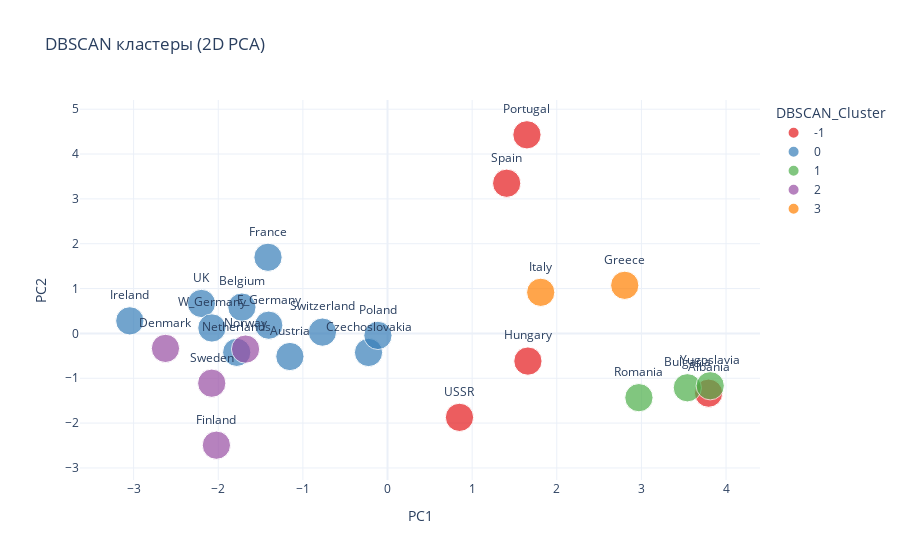

The cell this chart's notebook holds for it:
### Markdown cell above
Визуализируем распределение данных на плоскости (PCA 2D), чтобы увидеть форму данных

### Code cell
drop_cols = [c for c in ['Country', 'DBSCAN_Cluster'] if c in df.columns]
X_scaled = StandardScaler().fit_transform(df.drop(columns=drop_cols, errors='ignore'))

df[['PC1', 'PC2']] = PCA(n_components=2).fit_transform(X_scaled)

color_col = 'DBSCAN_Cluster' if 'DBSCAN_Cluster' in df.columns else None
if color_col:
    df[color_col] = df[color_col].astype(str)

fig = px.scatter(
    df,
    x='PC1', y='PC2',
    color=color_col,
    text='Country',
    size=np.full(len(df), 15),
    title='DBSCAN кластеры (2D PCA)',
    template='plotly_white',
    color_discrete_sequence=px.colors.qualitative.Set1
)

fig.update_traces(textposition='top center')
fig.show()

### Figure 1 — Plotly figure (JSON) as saved in the notebook; plotly's stock layout.template omitted (floating-point values rounded to 4 significant figures)
{"data": [{"hovertemplate": "DBSCAN_Cluster=-1<br>PC1=%{x}<br>PC2=%{y}<br>size=%{marker.size}<br>Country=%{text}<extra></extra>", "legendgroup": "-1", "marker": {"color": "rgb(228,26,28)", "size": [15, 15, 15, 15, 15], "sizemode": "area", "sizeref": 0.0375, "symbol": "circle"}, "mode": "markers+text", "name": "-1", "orientation": "v", "showlegend": true, "text": ["Albania", "Hungary", "Portugal", "Spain", "USSR"], "textposition": "top center", "type": "scatter", "x": [3.794, 1.659, 1.647, 1.408, 0.8504], "xaxis": "x", "y": [-1.333, -0.6174, 4.429, 3.348, -1.872], "yaxis": "y"}, {"hovertemplate": "DBSCAN_Cluster=0<br>PC1=%{x}<br>PC2=%{y}<br>size=%{marker.size}<br>Country=%{text}<extra></extra>", "legendgroup": "0", "marker": {"color": "rgb(55,126,184)", "size": [15, 15, 15, 15, 15, 15, 15, 15, 15, 15, 15], "sizemode": "area", "sizeref": 0.0375, "symbol": "circle"}, "mode": "markers+text", "name": "0", "orientation": "v", "showlegend": true, "text": ["Austria", "Belgium", "Czechoslovakia", "E_Germany", "France", "Ireland", "Netherlands", "Poland", "Switzerland", "UK", "W_Germany"], "textposition": "top center", "type": "scatter", "x": [-1.154, -1.72, -0.2244, -1.403, -1.412, -3.045, -1.782, -0.1134, -0.769, -2.199, -2.075], "xaxis": "x", "y": [-0.5155, 0.587, -0.4251, 0.1831, 1.697, 0.2795, -0.4221, -0.04503, 0.02874, 0.6676, 0.1212], "yaxis": "y"}, {"hovertemplate": "DBSCAN_Cluster=1<br>PC1=%{x}<br>PC2=%{y}<br>size=%{marker.size}<br>Country=%{text}<extra></extra>", "legendgroup": "1", "marker": {"color": "rgb(77,175,74)", "size": [15, 15, 15], "sizemode": "area", "sizeref": 0.0375, "symbol": "circle"}, "mode": "markers+text", "name": "1", "orientation": "v", "showlegend": true, "text": ["Bulgaria", "Romania", "Yugoslavia"], "textposition": "top center", "type": "scatter", "x": [3.543, 2.971, 3.813], "xaxis": "x", "y": [-1.212, -1.433, -1.168], "yaxis": "y"}, {"hovertemplate": "DBSCAN_Cluster=2<br>PC1=%{x}<br>PC2=%{y}<br>size=%{marker.size}<br>Country=%{text}<extra></extra>", "legendgroup": "2", "marker": {"color": "rgb(152,78,163)", "size": [15, 15, 15, 15], "sizemode": "area", "sizeref": 0.0375, "symbol": "circle"}, "mode": "markers+text", "name": "2", "orientation": "v", "showlegend": true, "text": ["Denmark", "Finland", "Norway", "Sweden"], "textposition": "top center", "type": "scatter", "x": [-2.624, -2.022, -1.677, -2.077], "xaxis": "x", "y": [-0.3343, -2.493, -0.35, -1.11], "yaxis": "y"}, {"hovertemplate": "DBSCAN_Cluster=3<br>PC1=%{x}<br>PC2=%{y}<br>size=%{marker.size}<br>Country=%{text}<extra></extra>", "legendgroup": "3", "marker": {"color": "rgb(255,127,0)", "size": [15, 15], "sizemode": "area", "sizeref": 0.0375, "symbol": "circle"}, "mode": "markers+text", "name": "3", "orientation": "v", "showlegend": true, "text": ["Greece", "Italy"], "textposition": "top center", "type": "scatter", "x": [2.803, 1.81], "xaxis": "x", "y": [1.073, 0.9162], "yaxis": "y"}], "layout": {"legend": {"itemsizing": "constant", "title": {"text": "DBSCAN_Cluster"}, "tracegroupgap": 0}, "title": {"text": "DBSCAN кластеры (2D PCA)"}, "xaxis": {"anchor": "y", "domain": [0, 1], "title": {"text": "PC1"}}, "yaxis": {"anchor": "x", "domain": [0, 1], "title": {"text": "PC2"}}}}
